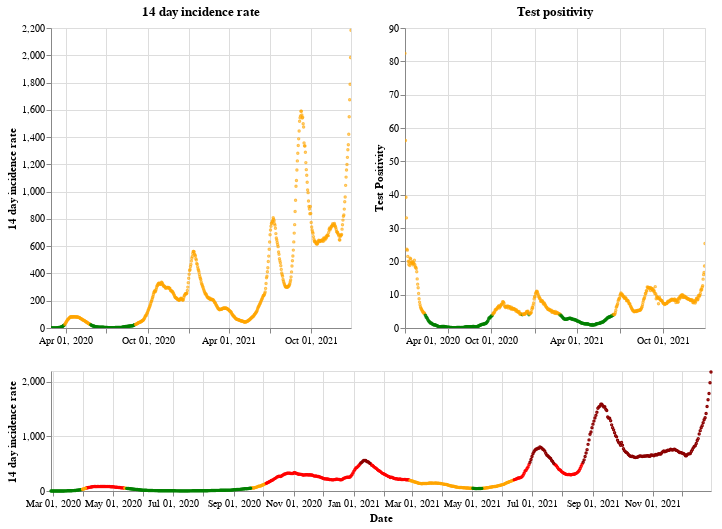

The cell this chart's notebook holds for it:
### Markdown cell above
## Scotland

### Code cell
plot_traffic_light('Scotland')

### Figure 1 — Vega-Lite specification as saved in the notebook (floating-point values rounded to 4 significant figures; data arrays with more than 128 entries replaced by an {"elided": "..."} marker saying what was removed)
{"config": {"view": {"continuousWidth": 400, "continuousHeight": 300}}, "vconcat": [{"hconcat": [{"mark": {"type": "point", "size": 2}, "encoding": {"color": {"condition": {"value": "green", "test": "(datum.twoWeeklyCasesRate <= 25)"}, "value": "orange"}, "tooltip": [{"type": "nominal", "field": "areaName"}, {"type": "temporal", "field": "date"}, {"type": "quantitative", "field": "twoWeeklyCasesRate"}, {"type": "quantitative", "field": "testPositivity"}], "x": {"type": "temporal", "axis": {"title": ""}, "field": "date", "scale": {"domain": {"selection": "DateBrush"}}, "timeUnit": "yearmonthdate"}, "y": {"type": "quantitative", "axis": {"title": "14 day incidence rate"}, "field": "twoWeeklyCasesRate"}}, "title": "14 day incidence rate", "width": 300}, {"mark": {"type": "point", "size": 2}, "encoding": {"color": {"condition": {"value": "green", "test": "(datum.testPositivity <= 4)"}, "value": "orange"}, "tooltip": [{"type": "nominal", "field": "areaName"}, {"type": "temporal", "field": "date"}, {"type": "quantitative", "field": "twoWeeklyCasesRate"}, {"type": "quantitative", "field": "testPositivity"}], "x": {"type": "temporal", "axis": {"title": ""}, "field": "date", "scale": {"domain": {"selection": "DateBrush"}}, "timeUnit": "yearmonthdate"}, "y": {"type": "quantitative", "axis": {"title": "Test Positivity"}, "field": "testPositivity"}}, "title": "Test positivity", "width": 300}]}, {"layer": [{"mark": {"type": "point", "size": 2}, "encoding": {"color": {"condition": {"value": "orange", "test": "(((datum.testPositivity < 4) && (datum.twoWeeklyCasesRate >= 50)) && (datum.twoWeeklyCasesRate < 200))"}, "value": "red"}, "opacity": {"condition": {"value": 1, "test": "((datum.twoWeeklyCasesRate >= 50) && (datum.twoWeeklyCasesRate < 500))"}, "value": 0}, "tooltip": [{"type": "nominal", "field": "areaName"}, {"type": "temporal", "field": "date"}, {"type": "quantitative", "field": "twoWeeklyCasesRate"}, {"type": "quantitative", "field": "testPositivity"}], "x": {"type": "temporal", "axis": {"title": "Date"}, "field": "date", "timeUnit": "yearmonthdate"}, "y": {"type": "quantitative", "axis": {"title": "14 day incidence rate"}, "field": "twoWeeklyCasesRate"}}, "selection": {"DateBrush": {"type": "interval", "encodings": ["x"], "fields": ["Time"]}}}, {"mark": {"type": "point", "size": 2}, "encoding": {"color": {"value": "darkred"}, "opacity": {"condition": {"value": 1, "test": "(datum.twoWeeklyCasesRate >= 500)"}, "value": 0}, "tooltip": [{"type": "nominal", "field": "areaName"}, {"type": "temporal", "field": "date"}, {"type": "quantitative", "field": "twoWeeklyCasesRate"}, {"type": "quantitative", "field": "testPositivity"}], "x": {"type": "temporal", "axis": {"title": "Date"}, "field": "date", "timeUnit": "yearmonthdate"}, "y": {"type": "quantitative", "axis": {"title": "14 day incidence rate"}, "field": "twoWeeklyCasesRate"}}}, {"mark": {"type": "point", "size": 2}, "encoding": {"color": {"condition": {"value": "green", "test": "((datum.testPositivity < 4) && (datum.twoWeeklyCasesRate < 50))"}, "value": "orange"}, "opacity": {"condition": {"value": 1, "test": "(datum.twoWeeklyCasesRate < 50)"}, "value": 0}, "tooltip": [{"type": "nominal", "field": "areaName"}, {"type": "temporal", "field": "date"}, {"type": "quantitative", "field": "twoWeeklyCasesRate"}, {"type": "quantitative", "field": "testPositivity"}], "x": {"type": "temporal", "axis": {"title": "Date"}, "field": "date", "timeUnit": "yearmonthdate"}, "y": {"type": "quantitative", "axis": {"title": "14 day incidence rate"}, "field": "twoWeeklyCasesRate"}}}], "height": 120, "width": 660}], "data": {"name": "data-c19cfa06adf3197210cf809783d9b2b3"}, "$schema": "https://vega.github.io/schema/vega-lite/v4.8.1.json", "datasets": {"data-c19cfa06adf3197210cf809783d9b2b3": {"elided": "672 records"}}}
